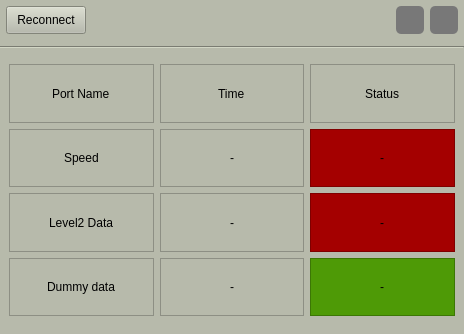
<?xml version="1.0" encoding="UTF-8"?>
<ui version="4.0">
 <class>MainWindow</class>
 <widget class="QMainWindow" name="MainWindow">
  <property name="geometry">
   <rect>
    <x>0</x>
    <y>0</y>
    <width>464</width>
    <height>334</height>
   </rect>
  </property>
  <property name="windowTitle">
   <string>MainWindow</string>
  </property>
  <property name="styleSheet">
   <string notr="true">background-color: #b7baab;</string>
  </property>
  <widget class="QWidget" name="centralwidget">
   <layout class="QVBoxLayout" name="verticalLayout">
    <property name="leftMargin">
     <number>0</number>
    </property>
    <property name="topMargin">
     <number>0</number>
    </property>
    <property name="rightMargin">
     <number>0</number>
    </property>
    <item>
     <widget class="QFrame" name="rightButtons">
      <property name="minimumSize">
       <size>
        <width>0</width>
        <height>40</height>
       </size>
      </property>
      <property name="maximumSize">
       <size>
        <width>16777215</width>
        <height>40</height>
       </size>
      </property>
      <property name="styleSheet">
       <string notr="true">background-color: #b7baab;</string>
      </property>
      <property name="frameShape">
       <enum>QFrame::NoFrame</enum>
      </property>
      <property name="frameShadow">
       <enum>QFrame::Raised</enum>
      </property>
      <layout class="QHBoxLayout" name="horizontalLayout_2">
       <property name="leftMargin">
        <number>6</number>
       </property>
       <property name="topMargin">
        <number>0</number>
       </property>
       <property name="rightMargin">
        <number>6</number>
       </property>
       <property name="bottomMargin">
        <number>0</number>
       </property>
       <item>
        <widget class="QPushButton" name="reconnect_btn">
         <property name="maximumSize">
          <size>
           <width>16777215</width>
           <height>28</height>
          </size>
         </property>
         <property name="text">
          <string>Reconnect</string>
         </property>
         <property name="icon">
          <iconset>
           <normaloff>../images/reset.png</normaloff>../images/reset.png</iconset>
         </property>
        </widget>
       </item>
       <item>
        <spacer name="horizontalSpacer_2">
         <property name="orientation">
          <enum>Qt::Horizontal</enum>
         </property>
         <property name="sizeHint" stdset="0">
          <size>
           <width>40</width>
           <height>20</height>
          </size>
         </property>
        </spacer>
       </item>
       <item>
        <widget class="QPushButton" name="helpButton">
         <property name="enabled">
          <bool>false</bool>
         </property>
         <property name="minimumSize">
          <size>
           <width>28</width>
           <height>28</height>
          </size>
         </property>
         <property name="maximumSize">
          <size>
           <width>28</width>
           <height>28</height>
          </size>
         </property>
         <property name="cursor">
          <cursorShape>PointingHandCursor</cursorShape>
         </property>
         <property name="toolTip">
          <string>Help</string>
         </property>
         <property name="styleSheet">
          <string notr="true">#rightButtons .QPushButton { background-color:rgb(120, 120, 120); border: none;  border-radius: 5px; }
#rightButtons .QPushButton:hover { background-color: rgb(44, 49, 57); border-style: solid; border-radius: 4px; }
#rightButtons .QPushButton:pressed { background-color: rgb(23, 26, 30); border-style: solid; border-radius: 4px; }</string>
         </property>
         <property name="text">
          <string/>
         </property>
         <property name="icon">
          <iconset>
           <normaloff>images/icons/icon_help.png</normaloff>images/icons/icon_help.png</iconset>
         </property>
         <property name="iconSize">
          <size>
           <width>17</width>
           <height>17</height>
          </size>
         </property>
        </widget>
       </item>
       <item>
        <widget class="QPushButton" name="closeButton">
         <property name="minimumSize">
          <size>
           <width>28</width>
           <height>28</height>
          </size>
         </property>
         <property name="maximumSize">
          <size>
           <width>28</width>
           <height>28</height>
          </size>
         </property>
         <property name="cursor">
          <cursorShape>PointingHandCursor</cursorShape>
         </property>
         <property name="toolTip">
          <string>Close</string>
         </property>
         <property name="styleSheet">
          <string notr="true">#rightButtons .QPushButton { background-color:rgb(120, 120, 120); border: none;  border-radius: 5px; }
#rightButtons .QPushButton:hover { background-color: rgb(44, 49, 57); border-style: solid; border-radius: 4px; }
#rightButtons .QPushButton:pressed { background-color: rgb(23, 26, 30); border-style: solid; border-radius: 4px; }</string>
         </property>
         <property name="text">
          <string/>
         </property>
         <property name="icon">
          <iconset>
           <normaloff>images/icons/cil-x.png</normaloff>images/icons/cil-x.png</iconset>
         </property>
         <property name="iconSize">
          <size>
           <width>20</width>
           <height>20</height>
          </size>
         </property>
        </widget>
       </item>
      </layout>
     </widget>
    </item>
    <item>
     <widget class="Line" name="line">
      <property name="orientation">
       <enum>Qt::Horizontal</enum>
      </property>
     </widget>
    </item>
    <item>
     <widget class="QFrame" name="frame">
      <property name="frameShape">
       <enum>QFrame::NoFrame</enum>
      </property>
      <property name="frameShadow">
       <enum>QFrame::Raised</enum>
      </property>
      <layout class="QGridLayout" name="gridLayout">
       <item row="0" column="0">
        <widget class="QFrame" name="frame_2">
         <property name="frameShape">
          <enum>QFrame::StyledPanel</enum>
         </property>
         <property name="frameShadow">
          <enum>QFrame::Raised</enum>
         </property>
         <layout class="QVBoxLayout" name="verticalLayout_2">
          <item alignment="Qt::AlignHCenter">
           <widget class="QLabel" name="label">
            <property name="text">
             <string>Port Name</string>
            </property>
           </widget>
          </item>
         </layout>
        </widget>
       </item>
       <item row="2" column="1">
        <widget class="QFrame" name="frame_6">
         <property name="frameShape">
          <enum>QFrame::StyledPanel</enum>
         </property>
         <property name="frameShadow">
          <enum>QFrame::Raised</enum>
         </property>
         <layout class="QVBoxLayout" name="verticalLayout_10">
          <item alignment="Qt::AlignHCenter">
           <widget class="QLabel" name="label_time_level2">
            <property name="text">
             <string>-</string>
            </property>
           </widget>
          </item>
         </layout>
        </widget>
       </item>
       <item row="0" column="1">
        <widget class="QFrame" name="frame_7">
         <property name="frameShape">
          <enum>QFrame::StyledPanel</enum>
         </property>
         <property name="frameShadow">
          <enum>QFrame::Raised</enum>
         </property>
         <layout class="QVBoxLayout" name="verticalLayout_3">
          <item alignment="Qt::AlignHCenter">
           <widget class="QLabel" name="label_3">
            <property name="text">
             <string>Time</string>
            </property>
           </widget>
          </item>
         </layout>
        </widget>
       </item>
       <item row="2" column="0">
        <widget class="QFrame" name="frame_5">
         <property name="frameShape">
          <enum>QFrame::StyledPanel</enum>
         </property>
         <property name="frameShadow">
          <enum>QFrame::Raised</enum>
         </property>
         <layout class="QVBoxLayout" name="verticalLayout_7">
          <item alignment="Qt::AlignHCenter">
           <widget class="QLabel" name="label_5">
            <property name="text">
             <string>Level2 Data</string>
            </property>
           </widget>
          </item>
         </layout>
        </widget>
       </item>
       <item row="3" column="2">
        <widget class="QFrame" name="frame_dummy">
         <property name="styleSheet">
          <string notr="true">background-color:#4E9A06</string>
         </property>
         <property name="frameShape">
          <enum>QFrame::StyledPanel</enum>
         </property>
         <property name="frameShadow">
          <enum>QFrame::Raised</enum>
         </property>
         <layout class="QVBoxLayout" name="verticalLayout_14">
          <item alignment="Qt::AlignHCenter">
           <widget class="QLabel" name="label_12">
            <property name="text">
             <string>-</string>
            </property>
           </widget>
          </item>
         </layout>
        </widget>
       </item>
       <item row="0" column="2">
        <widget class="QFrame" name="frame_8">
         <property name="frameShape">
          <enum>QFrame::StyledPanel</enum>
         </property>
         <property name="frameShadow">
          <enum>QFrame::Raised</enum>
         </property>
         <layout class="QVBoxLayout" name="verticalLayout_4">
          <item alignment="Qt::AlignHCenter">
           <widget class="QLabel" name="label_2">
            <property name="text">
             <string>Status</string>
            </property>
           </widget>
          </item>
         </layout>
        </widget>
       </item>
       <item row="3" column="0">
        <widget class="QFrame" name="frame_11">
         <property name="frameShape">
          <enum>QFrame::StyledPanel</enum>
         </property>
         <property name="frameShadow">
          <enum>QFrame::Raised</enum>
         </property>
         <layout class="QVBoxLayout" name="verticalLayout_8">
          <item alignment="Qt::AlignHCenter">
           <widget class="QLabel" name="label_6">
            <property name="text">
             <string>Dummy data</string>
            </property>
           </widget>
          </item>
         </layout>
        </widget>
       </item>
       <item row="1" column="1">
        <widget class="QFrame" name="frame_4">
         <property name="frameShape">
          <enum>QFrame::StyledPanel</enum>
         </property>
         <property name="frameShadow">
          <enum>QFrame::Raised</enum>
         </property>
         <layout class="QVBoxLayout" name="verticalLayout_9">
          <item alignment="Qt::AlignHCenter">
           <widget class="QLabel" name="label_time_speed">
            <property name="text">
             <string>-</string>
            </property>
           </widget>
          </item>
         </layout>
        </widget>
       </item>
       <item row="1" column="2">
        <widget class="QFrame" name="frame_speed">
         <property name="styleSheet">
          <string notr="true">background-color: #A40000</string>
         </property>
         <property name="frameShape">
          <enum>QFrame::StyledPanel</enum>
         </property>
         <property name="frameShadow">
          <enum>QFrame::Raised</enum>
         </property>
         <layout class="QVBoxLayout" name="verticalLayout_12">
          <item alignment="Qt::AlignHCenter">
           <widget class="QLabel" name="label_10">
            <property name="text">
             <string>-</string>
            </property>
           </widget>
          </item>
         </layout>
        </widget>
       </item>
       <item row="1" column="0">
        <widget class="QFrame" name="frame_3">
         <property name="frameShape">
          <enum>QFrame::StyledPanel</enum>
         </property>
         <property name="frameShadow">
          <enum>QFrame::Raised</enum>
         </property>
         <layout class="QVBoxLayout" name="verticalLayout_6">
          <item alignment="Qt::AlignHCenter">
           <widget class="QLabel" name="label_4">
            <property name="text">
             <string>Speed</string>
            </property>
           </widget>
          </item>
         </layout>
        </widget>
       </item>
       <item row="2" column="2">
        <widget class="QFrame" name="frame_level2">
         <property name="styleSheet">
          <string notr="true">background-color: #A40000</string>
         </property>
         <property name="frameShape">
          <enum>QFrame::StyledPanel</enum>
         </property>
         <property name="frameShadow">
          <enum>QFrame::Raised</enum>
         </property>
         <layout class="QVBoxLayout" name="verticalLayout_13">
          <item alignment="Qt::AlignHCenter">
           <widget class="QLabel" name="label_11">
            <property name="text">
             <string>-</string>
            </property>
           </widget>
          </item>
         </layout>
        </widget>
       </item>
       <item row="3" column="1">
        <widget class="QFrame" name="frame_12">
         <property name="frameShape">
          <enum>QFrame::StyledPanel</enum>
         </property>
         <property name="frameShadow">
          <enum>QFrame::Raised</enum>
         </property>
         <layout class="QVBoxLayout" name="verticalLayout_11">
          <item alignment="Qt::AlignHCenter">
           <widget class="QLabel" name="label_time_dummy">
            <property name="text">
             <string>-</string>
            </property>
           </widget>
          </item>
         </layout>
        </widget>
       </item>
      </layout>
     </widget>
    </item>
   </layout>
  </widget>
 </widget>
 <resources/>
 <connections/>
</ui>
